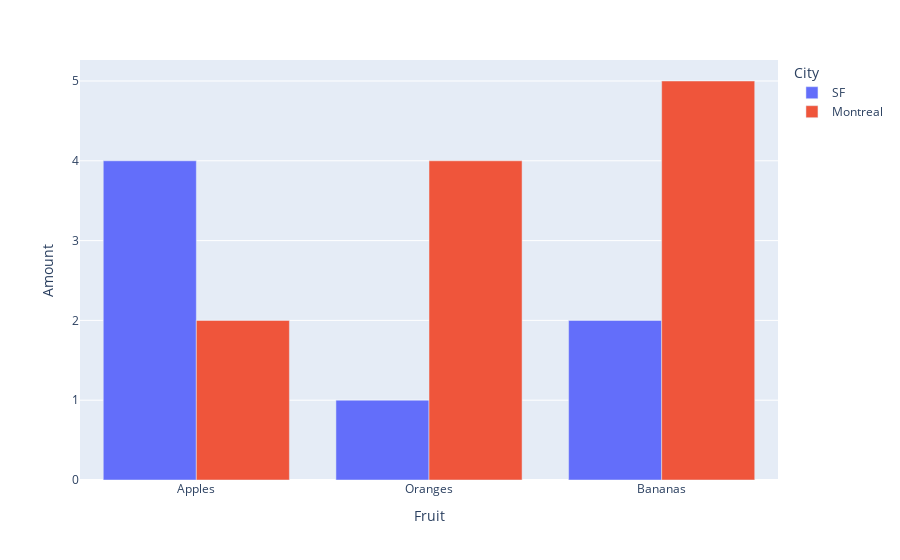

Notebook source saved alongside this figure:
### Markdown cell above
## Пример 1. Столбчатая диаграмма

### Code cell
# пример для работы
df = pd.DataFrame({
    "Fruit": ["Apples", "Oranges", "Bananas", "Apples", "Oranges", "Bananas"],
    "Amount": [4, 1, 2, 2, 4, 5],
    "City": ["SF", "SF", "SF", "Montreal", "Montreal", "Montreal"]
})
fig = px.bar(df, x="Fruit", y="Amount", color="City", barmode="group")
fig.show()

### Figure 1 — Plotly figure (JSON) as saved in the notebook; plotly's stock layout.template omitted (floating-point values rounded to 4 significant figures)
{"data": [{"alignmentgroup": "True", "hovertemplate": "City=SF<br>Fruit=%{x}<br>Amount=%{y}<extra></extra>", "legendgroup": "SF", "marker": {"color": "#636efa", "pattern": {"shape": ""}}, "name": "SF", "offsetgroup": "SF", "orientation": "v", "showlegend": true, "textposition": "auto", "type": "bar", "x": ["Apples", "Oranges", "Bananas"], "xaxis": "x", "y": [4, 1, 2], "yaxis": "y"}, {"alignmentgroup": "True", "hovertemplate": "City=Montreal<br>Fruit=%{x}<br>Amount=%{y}<extra></extra>", "legendgroup": "Montreal", "marker": {"color": "#EF553B", "pattern": {"shape": ""}}, "name": "Montreal", "offsetgroup": "Montreal", "orientation": "v", "showlegend": true, "textposition": "auto", "type": "bar", "x": ["Apples", "Oranges", "Bananas"], "xaxis": "x", "y": [2, 4, 5], "yaxis": "y"}], "layout": {"barmode": "group", "legend": {"title": {"text": "City"}, "tracegroupgap": 0}, "margin": {"t": 60}, "xaxis": {"anchor": "y", "domain": [0, 1], "title": {"text": "Fruit"}}, "yaxis": {"anchor": "x", "domain": [0, 1], "title": {"text": "Amount"}}}}
